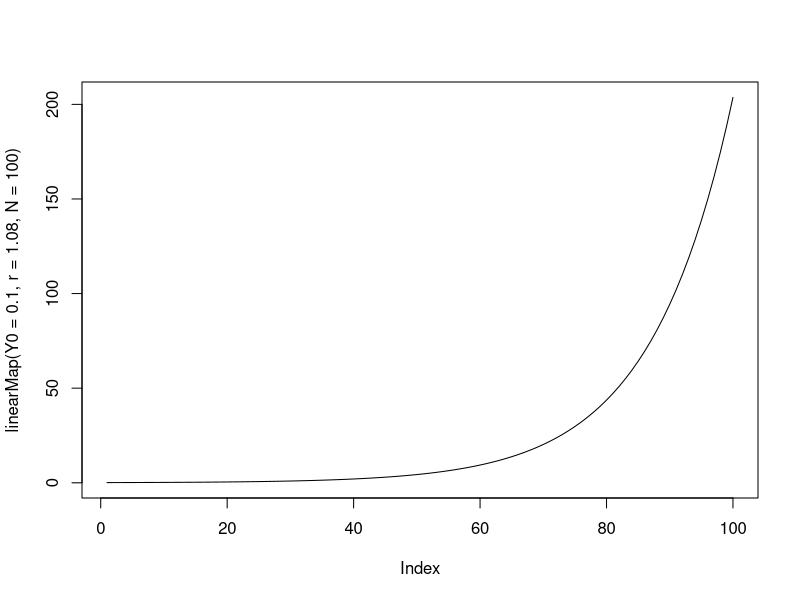

R code for this plot:
## ---- chunk 1
knitr::opts_chunk$set(include=TRUE)
## ---- chunk 2
# Linear Map
linearMap <- function(Y0 = 0, r = 1, N = 100){
  
  # Initialize Y as vector of Y0, followed by N-1 empty slots (NA).
  Y <- c(Y0, rep(NA,N-1))
  
  # Then, you need create the iteration
  for(i in 1:(N-1)){
    
    Y[i+1] <- r * Y[i] # The linear difference equation
    
    }
  
  return(Y)
}
## ---- chunk 3
plot(linearMap(Y0=0.1,r=1.08,N=100), type = "l")
## ---- chunk 4
growth.ac <- function(Y0 = 0.01, r = 1, k = 1, N = 100, type = c("driving", "damping", "logistic", "vanGeert")[1]){
    # Create a vector Y of length N, which has value Y0 at Y[1]
    if(N>1){
    Y <- as.numeric(c(Y0, rep(NA,N-2)))
    # Conditional on the value of type ... 
    switch(type, 
           # Iterate N steps of the difference function with values passed for Y0, k and r.
           driving  = sapply(seq_along(Y), function(t) Y[[t+1]] <<- r * Y[t] ),
           damping  = k + sapply(seq_along(Y), function(t) Y[[t+1]] <<- - r * Y[t]^2 / k),
           logistic = sapply(seq_along(Y), function(t) Y[[t+1]] <<- r * Y[t] * ((k - Y[t]) / k)),
           vanGeert = sapply(seq_along(Y), function(t) Y[[t+1]] <<- Y[t] * (1 + r - r * Y[t] / k)) 
    )}
    return(ts(Y))
}

# Call the function with default settings and r = 1.1
Y <- growth.ac(r = 1.1)
